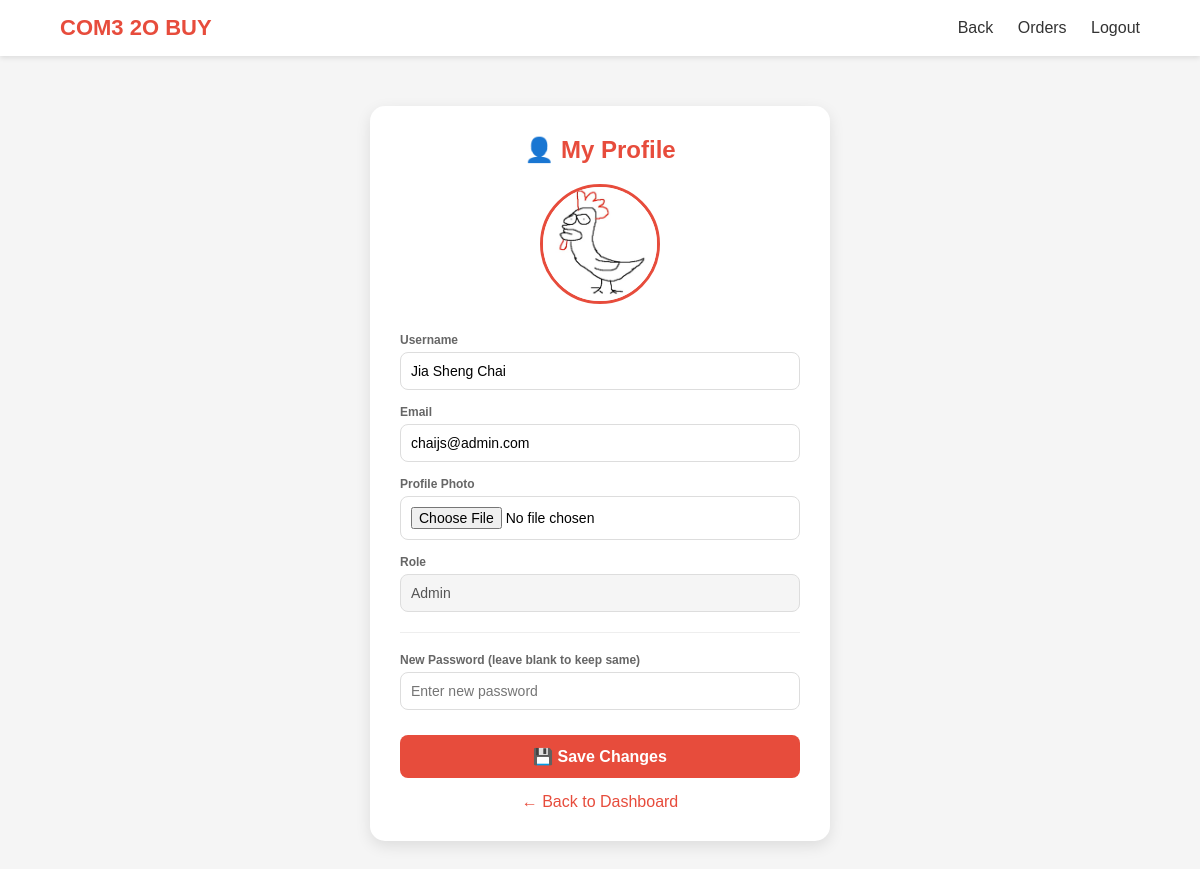
The app's page /profile.php (signed in) with its own data.
### tables this page shows
CREATE TABLE `user` (
  `user_id` int(11) NOT NULL,
  `email` varchar(255) NOT NULL,
  `password_hash` varchar(255) NOT NULL,
  `user_name` varchar(100) NOT NULL,
  `role` enum('Admin','Member') DEFAULT 'Member',
  `is_verified` tinyint(1) DEFAULT 0,
  `profile_photo` varchar(255) DEFAULT NULL,
  `is_active` tinyint(1) DEFAULT 1,
  `Fail_login` int(11) DEFAULT 0,
  `last_fail_login` datetime DEFAULT NULL,
  `Lock_until` datetime DEFAULT NULL,
  `created_at` datetime DEFAULT current_timestamp()
);

### profile.php (the view, shortened to what this page needs)
<?php
require 'config.php';
$stmt = $pdo->prepare("SELECT * FROM user WHERE user_id = ?");
$stmt->execute([$_SESSION['user_id']]);
$user = $stmt->fetch();
$backPage = ($_SESSION['role'] === 'Admin') ? 'admin_dashboard.php' : 'member_dashboard.php';
?>
<!DOCTYPE html>
<html>
<head>
    <link rel="stylesheet" href="https://cdnjs.cloudflare.com/ajax/libs/font-awesome/6.4.0/css/all.min.css">
    <link rel="stylesheet" href="css/common.css">
    <link rel="stylesheet" href="css/profile.css">
</head>
<body>
<div class="top-bar">
    <div class="logo">COM3 2O BUY</div>
    <div class="nav">
        <a href="<?php echo $backPage; ?>">Back</a>
        <a href="order_history.php">Orders</a>
        <a href="logout.php">Logout</a>
    </div>
</div>
<div class="container">
    <div class="card">
        <h2>👤 My Profile</h2>
        <div class="picture">
            <img src="<?php
                if (!empty($user['profile_photo']) && file_exists('uploads/'.$user['profile_photo'])) {
                    echo 'uploads/'.$user['profile_photo'];
                } else {
                    echo 'https://via.placeholder.com/120?text=User';
                }
            ?>" id="preview" alt="Profile">
        </div>
        <form action="profile_update.php" method="POST" enctype="multipart/form-data">
            <div class="form-group">
                <label>Username</label>
                <input type="text" name="user_name" value="<?php echo $user['user_name']; ?>" required>
            </div>
            <div class="form-group">
                <label>Email</label>
                <input type="email" name="email" value="<?php echo $user['email']; ?>" required>
            </div>
            <div class="form-group">
                <label>Profile Photo</label>
                <input type="file" name="profile_photo" id="photo" accept="image/*">
            </div>
            <div class="form-group">
                <label>Role</label>
                <input type="text" value="<?php echo $user['role']; ?>" disabled style="background:#f5f5f5;">
            </div>
            <hr>
            <div class="form-group">
                <label>New Password (leave blank to keep same)</label>
                <input type="password" name="new_password" placeholder="Enter new password">
            </div>
            <button type="submit">💾 Save Changes</button>
        </form>
        <a href="<?php echo $backPage; ?>" class="back-link">← Back to Dashboard</a>
    </div>
</div>
</body>
</html>

### css/common.css (style rules this page uses)
* { margin: 0; padding: 0; box-sizing: border-box; font-family: Arial, sans-serif; }
body { background: #f5f5f5; }
.top-bar { background: white; padding: 15px 5%; display: flex; justify-content: space-between; align-items: center; box-shadow: 0 2px 5px rgba(0,0,0,0.1); }
.logo { font-size: 24px; font-weight: bold; color: #e74c3c; }
.nav a { margin-left: 20px; text-decoration: none; color: #333; }
.container { max-width: 1400px; margin: 30px auto; padding: 0 20px; }

### css/profile.css (style rules this page uses)
* { margin: 0; padding: 0; box-sizing: border-box; font-family: Arial; }
body { background-image: url(../photos/library.jpg); background-repeat: no-repeat; background-position: center; background-attachment: scroll; background-size: cover; }
.top-bar { background: white; padding: 15px 5%; display: flex; justify-content: space-between; align-items: center; box-shadow: 0 2px 5px rgba(0,0,0,0.1); }
.logo { font-size: 22px; font-weight: bold; color: #e74c3c; }
.nav a { margin-left: 20px; text-decoration: none; color: #333; }
.container { max-width: 500px; margin: 50px auto; padding: 0 20px; }
.card { background: white; border-radius: 15px; padding: 30px; box-shadow: 0 5px 15px rgba(0,0,0,0.1); }
.card h2 { text-align: center; color: #e74c3c; margin-bottom: 20px; }
.picture { text-align: center; margin-bottom: 25px; }
.picture img { width: 120px; height: 120px; border-radius: 50%; object-fit: cover; border: 3px solid #e74c3c; }
.form-group { margin-bottom: 15px; }
label { display: block; font-size: 12px; font-weight: bold; color: #666; margin-bottom: 5px; }
input { width: 100%; padding: 10px; border: 1px solid #ddd; border-radius: 8px; font-size: 14px; }
button { width: 100%; padding: 12px; background: #e74c3c; color: white; border: none; border-radius: 8px; font-size: 16px; font-weight: bold; cursor: pointer; margin-top: 10px; }
hr { margin: 20px 0; border: none; border-top: 1px solid #eee; }
.back-link { display: block; text-align: center; margin-top: 15px; color: #e74c3c; text-decoration: none; }

### records on screen
user: profile_photo (picture), user_name "Jia Sheng Chai", email "chaijs@admin.com", role "Admin"
